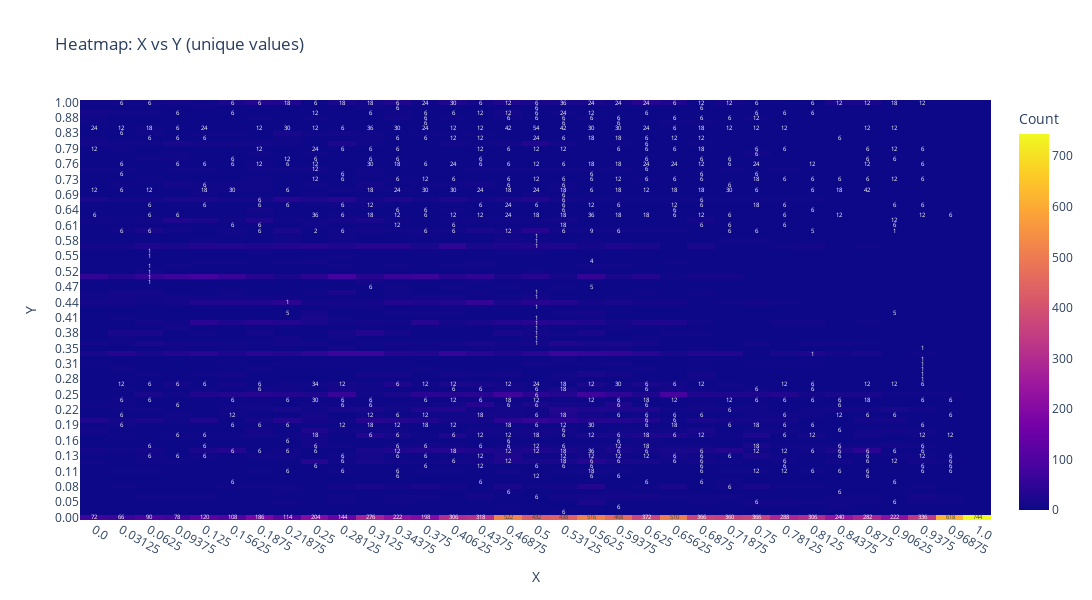

This figure's notebook cell:
### Code cell
data_ = load_compiled_dataset_pkl_bz2("data/triple_streams/split_2bars/compiled_data/accentThresh0.75/ttd_both-is-and_both_flattened_left_right_Accent_thresh.pkl.bz2")
create_heatmap_histogram_from_lists(
    feat1=data_[feat1],
    feat2=data_[feat2],
)

### Figure 1 — Plotly figure (JSON) as saved in the notebook; plotly's stock layout.template omitted (floating-point values rounded to 4 significant figures; data arrays with more than 128 entries replaced by an {"elided": "..."} marker saying what was removed)
{"data": [{"colorbar": {"title": {"text": "Count"}}, "colorscale": [[0.0, "#0d0887"], [0.1111, "#46039f"], [0.2222, "#7201a8"], [0.3333, "#9c179e"], [0.4444, "#bd3786"], [0.5556, "#d8576b"], [0.6667, "#ed7953"], [0.7778, "#fb9f3a"], [0.8889, "#fdca26"], [1.0, "#f0f921"]], "hovertemplate": "X: %{x}<br>Y: %{y}<br>Count: %{z}<extra></extra>", "showscale": true, "text": {"elided": "185x33 str values"}, "textfont": {"size": 6}, "texttemplate": "%{text}", "x": ["0.0", "0.03125", "0.0625", "0.09375", "0.125", "0.15625", "0.1875", "0.21875", "0.25", "0.28125", "0.3125", "0.34375", "0.375", "0.40625", "0.4375", "0.46875", "0.5", "0.53125", "0.5625", "0.59375", "0.625", "0.65625", "0.6875", "0.71875", "0.75", "0.78125", "0.8125", "0.84375", "0.875", "0.90625", "0.9375", "0.96875", "1.0"], "y": {"elided": "185 str values"}, "z": {"elided": "185x33 int values"}, "type": "heatmap"}], "layout": {"title": {"text": "Heatmap: X vs Y (unique values)"}, "xaxis": {"title": {"text": "X"}}, "yaxis": {"title": {"text": "Y"}}, "width": 1200, "height": 600}}
